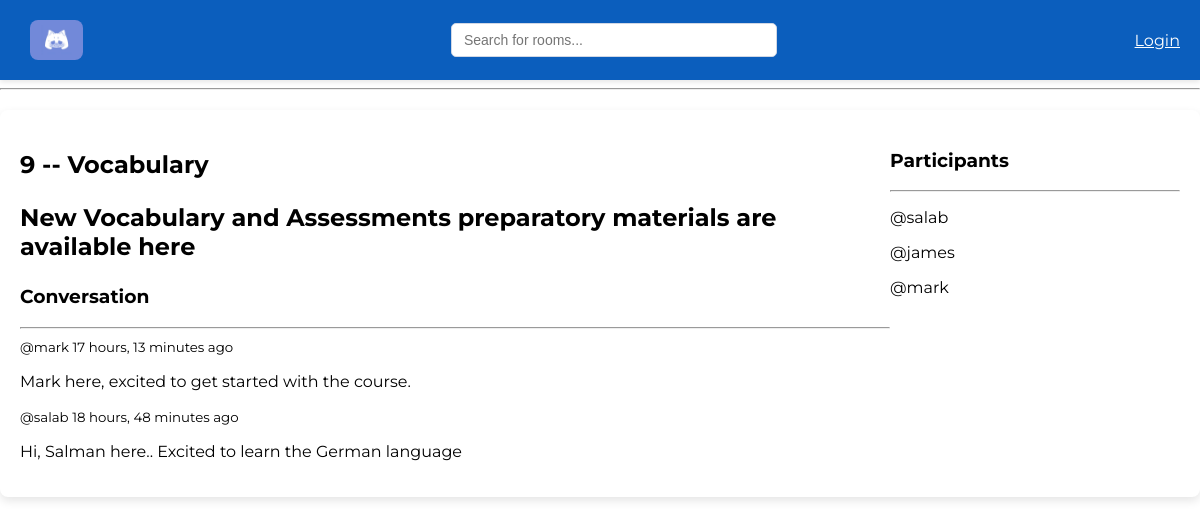
/room/9/, run on the app's committed database.
### base/models.py (models this page shows, shortened)
class Room(models.Model):
    host = models.ForeignKey(User, on_delete=models.SET_NULL, null=True)
    topic = models.ForeignKey(Topic, on_delete=models.SET_NULL, null=True)
    name = models.CharField(max_length=200)
    description = models.TextField(null=True, blank=True)
    participants = models.ManyToManyField(User, related_name="participants", blank=True)
    updated = models.DateTimeField(auto_now=True)
    created = models.DateTimeField(auto_now_add=True)
    class Meta:
        ordering = ["-updated", "-created"]

class Message(models.Model):
    user = models.ForeignKey(User, on_delete=models.CASCADE)
    room = models.ForeignKey(Room, on_delete=models.CASCADE)
    body = models.TextField()
    updated = models.DateTimeField(auto_now=True)
    created = models.DateTimeField(auto_now_add=True)
    class Meta:
        ordering = ["-updated", "-created"]

### base/views.py (the view, shortened to what this page needs)
# urls.py: path('room/<str:pk>/', views.room, name='room'),
def room(request, pk):
    room = Room.objects.get(id=pk)
    room_messages = room.message_set.all().order_by('-created')  # Fetch messages in descending order
    participants = room.participants.all()
    context = {"room": room, "room_messages": room_messages, "participants": participants}
    return render(request, "base/room.html", context)

### base/templates/base/room.html (shortened to what this page needs)
{% extends "main.html" %}
{% block content %}
<div class="room-container">
    <div>
        <h2>
            {{room.id}} -- {{room.name}}
            <p>{{room.description}}</p>
        </h2>
        <div class="comment-wrapper">
            <h3>Conversation</h3>
            <hr />
            {% for message in room_messages %}
            <div>
                <small>@{{message.user}} {{message.created|timesince}} ago </small>
                <p>{{message.body}}</p>
            </div>
            {% endfor %}
        </div>
    </div>
    <div>
        <h3>Participants</h3>
        <hr>
        {% for user in participants %}
        <div>
            <p>@{{user.username}}</p>
        </div>
        {% endfor %}
    </div>
</div>
{% endblock content %}

### static/styles/main.css (style rules this page uses)
body { font-family: "Montserrat", serif; font-optical-sizing: auto; font-style: normal; margin: 0; padding: 0; }

### base/templates/base/room.html (style rules this page uses)
.room-container { display: grid; grid-template-columns: 3fr 1fr; }

### data on the page
Room: id "9", name "Vocabulary", description "New Vocabulary and Assessments preparatory materials are available here"
Message: user "mark", created "17 hours, 13 minutes", body "Mark here, excited to get started with the course."
Message: user "salab", created "18 hours, 48 minutes", body "Hi, Salman here.. Excited to learn the German language"

### other printed values
{{ user.username }} "salab"
{{ user.username }} "james"
{{ user.username }} "mark"
